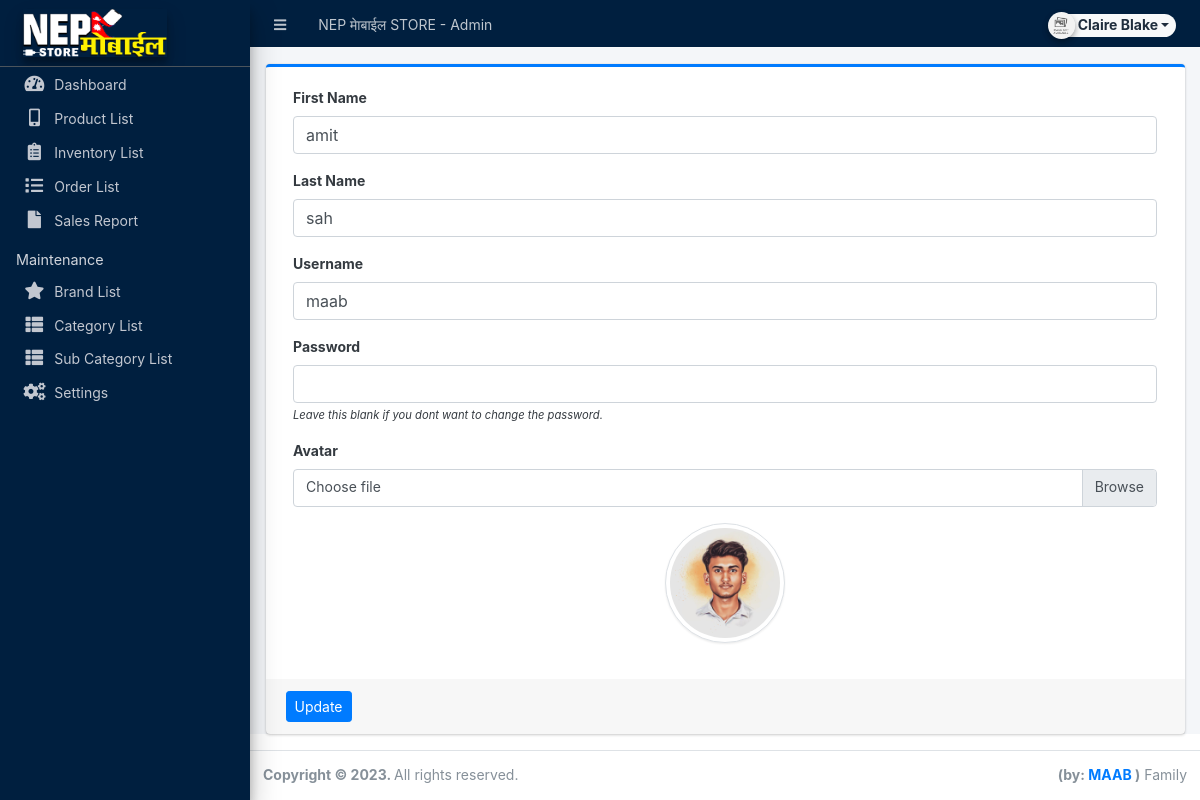
The app's page /admin/?page=user (signed in) with its own data.
### tables this page shows
CREATE TABLE `users` (
  `id` int(50) NOT NULL,
  `firstname` varchar(250) NOT NULL,
  `lastname` varchar(250) NOT NULL,
  `username` text NOT NULL,
  `password` text NOT NULL,
  `avatar` text DEFAULT NULL,
  `last_login` datetime DEFAULT NULL,
  `type` tinyint(1) NOT NULL DEFAULT 0,
  `date_added` datetime NOT NULL DEFAULT current_timestamp(),
  `date_updated` datetime DEFAULT NULL ON UPDATE current_timestamp()
);

### classes/DBConnection.php (called while the page is built, shortened)
<?php
class DBConnection{
    private $host = DB_SERVER;
    private $username = DB_USERNAME;
    private $password = DB_PASSWORD;
    private $database = DB_NAME;
    public $conn;
    public function __construct(){
        if (!isset($this->conn)) {
            $this->conn = new mysqli($this->host, $this->username, $this->password, $this->database);
        }
    }
}
?>

### classes/SystemSettings.php (called while the page is built, shortened)
<?php
class SystemSettings extends DBConnection{
	function userdata($field = ''){
		if(!empty($field)){
			if(isset($_SESSION['userdata'][$field]))
				return $_SESSION['userdata'][$field];
			else
				return null;
		}else{
			return false;
		}
	}
}
$_settings = new SystemSettings();
?>

### config.php (called while the page is built, shortened)
<?php
require_once('classes/DBConnection.php');
require_once('classes/SystemSettings.php');
function validate_image($file){
	if(!empty($file)){
		if(is_file(base_app.$file)){
			return base_url.$file;
		}else{
			return base_url.'dist/img/no-image-available.png';
		}
	}else{
		return base_url.'dist/img/no-image-available.png';
	}
}
?>

### admin/user/index.php (the view, shortened to what this page needs)
<?php
$user = $conn->query("SELECT * FROM users where id ='".$_settings->userdata('id')."'");
foreach($user->fetch_array() as $k =>$v){
	$meta[$k] = $v;
}
?>
<div class="card card-outline card-primary">
	<div class="card-body">
		<div class="container-fluid">
			<form action="" id="manage-user">
				<div class="form-group">
					<label for="name">First Name</label>
					<input type="text" name="firstname" id="firstname" class="form-control" value="<?php echo isset($meta['firstname']) ? $meta['firstname']: '' ?>" required>
				</div>
				<div class="form-group">
					<label for="name">Last Name</label>
					<input type="text" name="lastname" id="lastname" class="form-control" value="<?php echo isset($meta['lastname']) ? $meta['lastname']: '' ?>" required>
				</div>
				<div class="form-group">
					<label for="username">Username</label>
					<input type="text" name="username" id="username" class="form-control" value="<?php echo isset($meta['username']) ? $meta['username']: '' ?>" required  autocomplete="off">
				</div>
				<div class="form-group">
					<label for="password">Password</label>
					<input type="password" name="password" id="password" class="form-control" value="" autocomplete="off">
					<small><i>Leave this blank if you dont want to change the password.</i></small>
				</div>
				<div class="form-group">
					<label for="" class="control-label">Avatar</label>
					<div class="custom-file">
		              <label class="custom-file-label" for="customFile">Choose file</label>
		            </div>
				</div>
				<div class="form-group d-flex justify-content-center">
					<img src="<?php echo validate_image(isset($meta['avatar']) ? $meta['avatar'] :'') ?>" alt="" id="cimg" class="img-fluid img-thumbnail">
				</div>
			</form>
		</div>
	</div>
	<div class="card-footer">
			<div class="col-md-12">
				<div class="row">
					<button class="btn btn-sm btn-primary" form="manage-user">Update</button>
				</div>
			</div>
		</div>
</div>

### admin/user/index.php (style rules this page uses)
img#cimg { height: 15vh; width: 15vh; object-fit: cover; border-radius: 100% 100%; }

### records on screen
users: firstname "amit", lastname "sah", username "maab", avatar (picture)

### other values on screen
$_settings->info('name') "NEP माेबाईल STORE"
$_settings->userdata('firstname').' '.$_settings->userdata('lastname') "Claire Blake"
